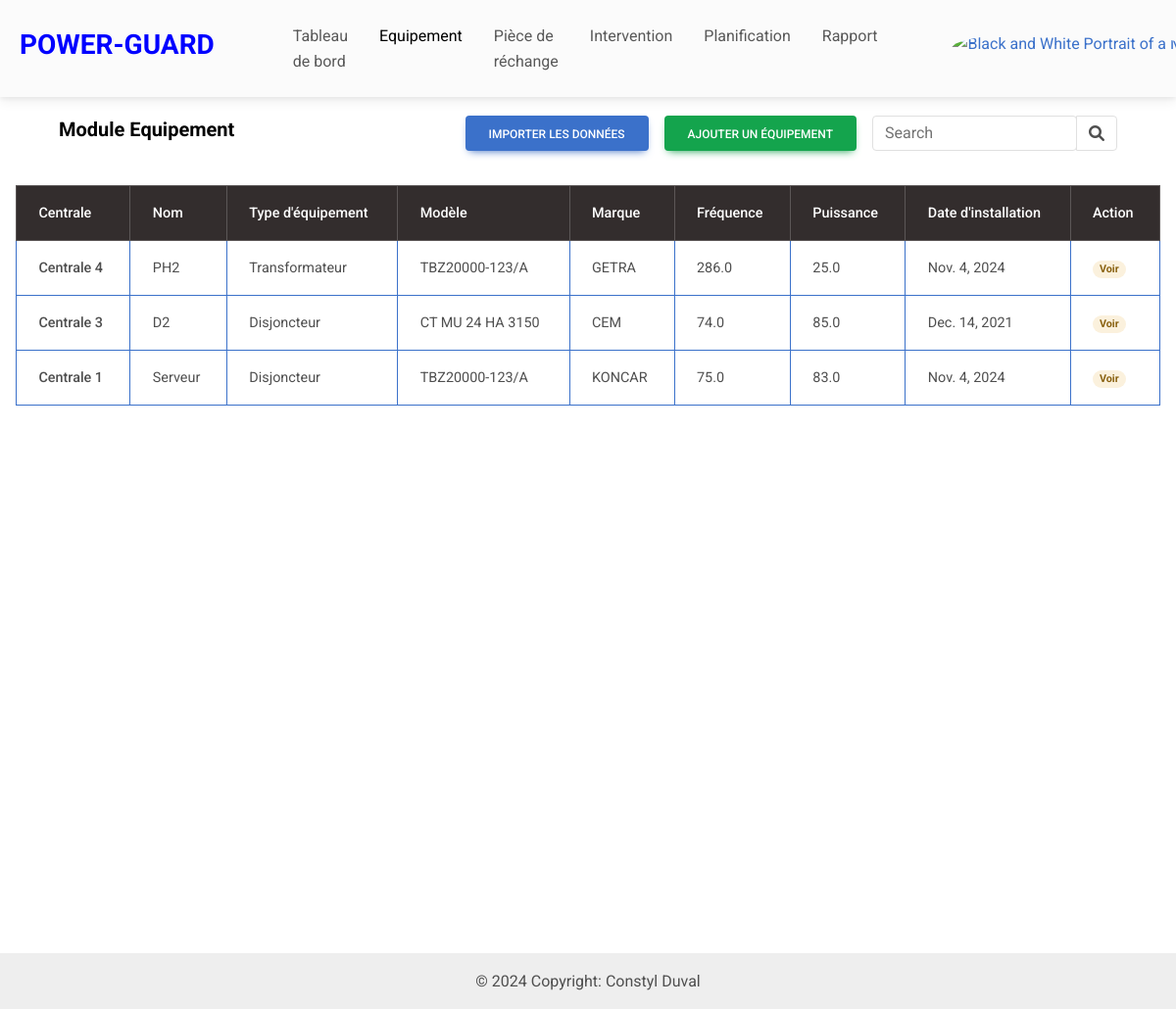
The app's page /equipement (signed in) with its own data.
### eneo_pages/models.py (models this page shows, shortened)
class Equipement(models.Model):
    TYPE_EQUIPE = [
        ("Disjoncteur", "Disjoncteur",),
        ("Transformateur", "Transformateur"),
    ]
    centrale = models.ForeignKey(Centrale, on_delete=models.CASCADE)
    nom = models.CharField(max_length=100)
    type_equipement = models.CharField(max_length=100, choices=TYPE_EQUIPE)
    modèle = models.CharField(max_length=100)
    marque = models.CharField(max_length=100)
    puissance = models.FloatField()
    fréquence = models.FloatField()
    date_installation = models.DateField()
    fonction = models.CharField(max_length=100, blank=True, null=True)
    emplacement_couplage = models.CharField(max_length=100, blank=True, null=True)
    regleur_en_chargeur = models.CharField(max_length=100, blank=True, null=True)
    mode_de_fonctionnement = models.CharField(max_length=100, blank=True, null=True)
    technique_de_coupure = models.CharField(max_length=100, blank=True, null=True)
    pouvoir_de_coupure = models.CharField(max_length=100, blank=True, null=True)
    pression_gaz_nombre_de_pôle  = models.CharField(max_length=100, blank=True, null=True)
    courant_nominal_en_service_continu = models.CharField(max_length=100, blank=True, null=True)
    numero_service = models.CharField(max_length=100, blank=True, null=True)
    tension_assigne = models.CharField(max_length=100, blank=True, null=True)
    pouvoir_de_coupure_nominal_court_circuit = models.CharField(max_length=100, blank=True, null=True)
    pouvoir_de_fermeture_nominal_court_circuit  = models.CharField(max_length=100, blank=True, null=True)
    date_création=models.DateTimeField(auto_now_add=True)
    date_modification=models.DateTimeField(auto_now=True)

class Centrale(models.Model):
    nom=models.CharField(max_length=100)
    localisation = models.CharField(max_length=100)
    état = models.CharField(max_length=100)
    date_création=models.DateTimeField(auto_now_add=True)
    date_modification=models.DateTimeField(auto_now=True)
    def __str__(self):
        return self.nom

### eneo_pages/views.py (the view)
# urls.py: path("equipement", views.equipement, name="equipement"),
@login_required
def equipement(request):
    User = get_user_model()  # Get the custom user model
    user = request.user  # Get the currently logged-in user
    if user.section == 'DISJONCTEUR':
        liste_equipement = Equipement.objects.filter(type_equipement='Disjoncteur')
    elif user.section == 'TRANSFORMATEUR':
        liste_equipement = Equipement.objects.filter(type_equipement='Transformateur')
    else:
        liste_equipement = Equipement.objects.all()
    context = {"liste_equipement" : liste_equipement}
    return render(request, "pages/equipement/equipement.html", context)

### eneo_pages/templates/pages/equipement/equipement.html (shortened to what this page needs)
{% extends "../../base/base.html" %}
{% load static %}
{% block body %}
    {% url 'ajouter_equipement' as ajouter_equipement_url %}
    {% url 'equipement_import' as equipement_import_url %}
    {% include "../../base/navbar2.html" with title='<a href="#" style="color: black;">Module Equipement</a>' button2='<a href="'|add:ajouter_equipement_url|add:'" type="button" class="btn btn-success me-3">Ajouter un équipement</a>' button='<a href="#" type="button" class="btn btn-primary me-3" data-mdb-ripple-init data-mdb-modal-init data-mdb-target="#exampleModal" >Importer les données</a>' %}
    <div class="p-3 vh-100">
        <table class="table table-hover table-bordered border-primary table-responsive">
            <thead class="table-dark">
              <tr>
                <th scope="col">Centrale</th>
                <th scope="col">Nom</th>
                <th scope="col">Type d'équipement</th>
                <th scope="col">Modèle</th>
                <th scope="col">Marque</th>
                <th scope="col">Fréquence</th>
                <th scope="col">Puissance</th>
                <th scope="col">Date d'installation</th>
                <th scope="col">Action</th>
              </tr>
            </thead>
            {% if liste_equipement %}
              {% for equipement in liste_equipement %}
                <tbody>
                    <tr>
                      <a href="#">
                        <th>{{equipement.centrale}}</th>
                        <td>{{equipement.nom}}</td>
                        <td>{{equipement.type_equipement}}</td>
                        <td>{{equipement.modèle}}</td>
                        <td>{{equipement.marque}}</td>
                        <td>{{equipement.fréquence}}</td>
                        <td>{{equipement.puissance}}</td>
                        <td>{{equipement.date_installation}}</td>
                        <td><a href="{% url 'detail_equipement' equipement.id %}"><span class="badge rounded-pill badge-warning fs-7">Voir</span></a></td>
                      </a>
                    </tr>
                </tbody>
              {% endfor %}
              {% else %}
                <tr class="text-center">
                  <img src="{% static 'img/empty.gif' %}" alt="" style="height: 200px; width: 200px;" srcset="">
                  <p colspan="9">Aucune pièce de rechange.</p>
                </tr>
            {% endif %}
        </table>
    </div>
{% endblock %}

### records on screen
Equipement: centrale "Centrale 4", nom "PH2", type_equipement "Transformateur", modèle "TBZ20000-123/A", marque "GETRA", fréquence "286.0", puissance "25.0", date_installation "Nov. 4, 2024"
Equipement: centrale "Centrale 3", nom "D2", type_equipement "Disjoncteur", modèle "CT MU 24 HA 3150", marque "CEM", fréquence "74.0", puissance "85.0", date_installation "Dec. 14, 2021"
Equipement: centrale "Centrale 1", nom "Serveur", type_equipement "Disjoncteur", modèle "TBZ20000-123/A", marque "KONCAR", fréquence "75.0", puissance "83.0", date_installation "Nov. 4, 2024"

### other values on screen
{{ title|escape }} "Module Equipement"
{{ button|safe }} "IMPORTER LES DONNÉES"
{{ button2|safe }} "AJOUTER UN ÉQUIPEMENT"
